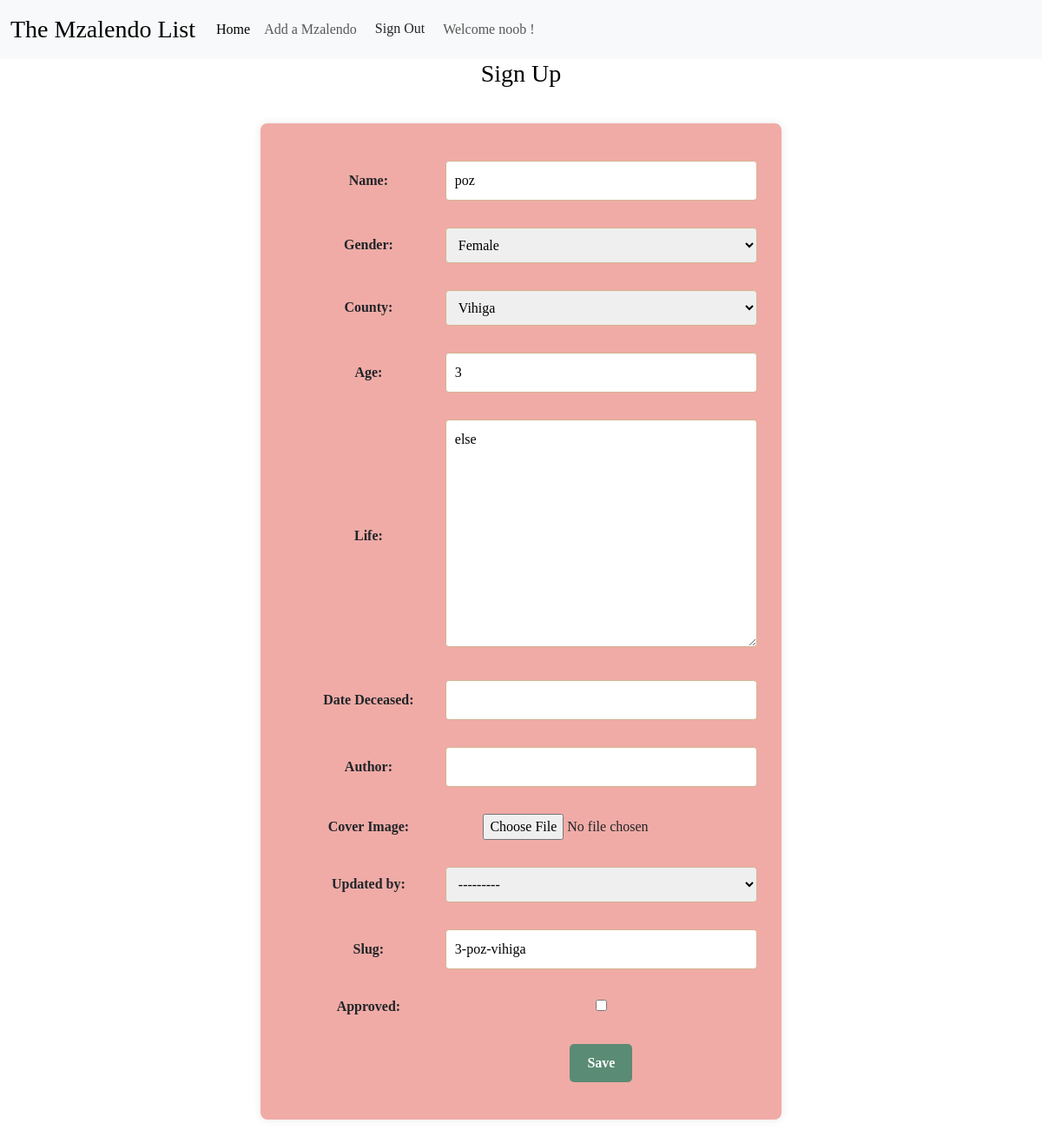
Page /mzalendo/12/edit (signed in) on the committed database.
### home/models.py (models this page shows, shortened)
class Mzalendo(models.Model):
    name = models.CharField(max_length=200)
    gender = models.CharField(max_length=50, choices=SEX, blank=True, null=True)
    county = models.CharField(max_length=150, choices=COUNTIES, blank=True, null=True)
    age = models.IntegerField(blank=True, null=True)
    life = models.TextField(blank=True, null=True)
    dod = models.DateField('Date Deceased', blank=True, null=True)
    author = models.CharField(max_length=255)
    cover = models.ImageField(upload_to="covers/", blank=True, verbose_name="Cover Image")
    image_thumbnail = ImageSpecField(source='cover',
                                      processors=[ResizeToFill(150, 150)],
                                      format='JPEG',
                                      options={'quality': 60})
    date_created = models.DateTimeField(auto_now_add=True, editable=False)
    updated_by = models.ForeignKey(
        User, on_delete=models.CASCADE, related_name="mzalendo_updatedby", null=True, blank=True
    )
    hit_count_generic = GenericRelation(
                HitCount,
                object_id_field='object_pk',
                related_query_name='hit_count_generic_relation'
                )
    objects = CustomMzalendoManager()
    def generate_slug(instance):
        return f"{instance.age}-{instance.name}-{instance.county}"
    slug = AutoSlugField(unique=True, always_update=False, populate_from=generate_slug)
    updated_at = models.DateTimeField(auto_now=True, editable=False)
    approved = models.BooleanField(default=False)
    class Meta:
        ordering = ['-date_created']

### home/views.py (the view)
@method_decorator([login_required], name='dispatch')
class MzalendoEdit(UpdateView):
    model = Mzalendo
    fields = '__all__'
    template_name = 'partials/edit.html'
    success_url = reverse_lazy("mzalendo:mzalendo_list")

### home/models.py (called while the page is built)
    def get_queryset(self):
        return super().get_queryset().order_by('-date_created')

### home/templates/partials/edit.html (shortened to what this page needs)
{% extends "../base.html" %}
{% block content %}
    {% include "../navbar.html" %}
    <h3 style="text-align: center;color: #000">Sign Up</h3>
    <div class="container text-center">
        <div class="row align-items-start">
            <div class="row">
                <div class="create-form">
                    <form action="{% url 'mzalendo:mzalendo_edit' mzalendo.pk %}" method="post">
                        <table>
                            {{ form.as_table }}
                        <tr>
                            <td></td>
                            <td>
                                <button type="submit" class="btn button-primary">Save</button>
                            </td>
                        </tr>
                    </table>
                    </form>
                </div>
            </div>
    </div>
    </div>
{% endblock %}

### home/templates/navbar.html (shortened to what this page needs)
<nav class="navbar navbar-expand-lg bg-body-tertiary mx-auto">
    <div class="container-fluid">
      <a class="navbar-brand logo fs-3" href="#">The Mzalendo List</a>
      <div class="collapse navbar-collapse" id="navbarNavDropdown">
        <ul class="navbar-nav">
        {% if request.user.is_authenticated %}
            <li class="nav-item">
                <a class="nav-link active" aria-current="page" href="{% url 'mzalendo:mzalendo_list' %}">Home</a>
            </li>
            <li class="nav-item">
                <a class="nav-link" href="{% url 'mzalendo:mzalendo_create' %}">Add a Mzalendo</a>
            </li>
            <li class="nav-item">
                <a class="btn button-primary" href="{% url 'mzalendo:logout' %}">Sign Out</a>
            </li>
            <li class="nav-item ml-auto">
                <a class="nav-link">Welcome {{ request.user }} !</a>
            </li>
        {% endif %}
        </ul>
      </div>
    </div>
  </nav>

### home/static/css/main.css (style rules this page uses)
* { margin: 0; padding: 0; box-sizing: border-box; font-family: "Georgia", Georgia Bold; }
.container { max-width: 600px; margin: 40px auto; padding: 20px; background-color: #f0aba6; border-radius: 8px; box-shadow: 0 0 10px rgba(0,0,0,0.1); }
.create-form { width: 100%; }
.create-form form { display: flex; flex-direction: column; }
.create-form table { width: 100%; border-collapse: separate; border-spacing: 0 15px; }
.create-form td { padding: 8px; vertical-align: top; }
.create-form td:first-child { width: 30%; text-align: right; font-weight: bold; color: #495057; }
.create-form input[type="text"], .create-form input[type="number"], .create-form input[type="email"], .create-form input[type="password"], .create-form select, .create-form textarea { width: 100%; padding: 10px; border: 1px solid #d3b491; border-radius: 4px; font-size: 16px; }
.create-form input[type="file"] { border: none; }
.login-form button, .create-form button { background-color: #5a8b74; color: white; border: none; font-weight: 700; padding: 10px 20px; border-radius: 5px; cursor: pointer; font-size: 16px; transition: background-color 0.3s ease; }

### rows in the picture
Mzalendo: name "poz", gender "Female", county "Vihiga", age "3", life "else", updated_by "---------", slug "3-poz-vihiga"

### other values in the picture
{{ request.user }} "noob"
